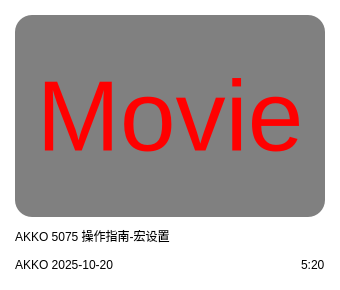
<?xml version="1.0" encoding="UTF-8"?>
<ui version="4.0">
 <class>ModuleVideoItem</class>
 <widget class="QFrame" name="ModuleVideoItem">
  <property name="geometry">
   <rect>
    <x>0</x>
    <y>0</y>
    <width>340</width>
    <height>290</height>
   </rect>
  </property>
  <property name="minimumSize">
   <size>
    <width>340</width>
    <height>290</height>
   </size>
  </property>
  <property name="maximumSize">
   <size>
    <width>340</width>
    <height>290</height>
   </size>
  </property>
  <property name="windowTitle">
   <string>Frame</string>
  </property>
  <property name="styleSheet">
   <string notr="true">background-color: rgb(255, 255, 255);border-radius:24px;</string>
  </property>
  <layout class="QVBoxLayout" name="verticalLayout" stretch="1,0,0">
   <property name="spacing">
    <number>10</number>
   </property>
   <property name="leftMargin">
    <number>15</number>
   </property>
   <property name="topMargin">
    <number>15</number>
   </property>
   <property name="rightMargin">
    <number>15</number>
   </property>
   <property name="bottomMargin">
    <number>15</number>
   </property>
   <item>
    <widget class="QLabel" name="label">
     <property name="font">
      <font>
       <pointsize>-1</pointsize>
      </font>
     </property>
     <property name="toolTip">
      <string notr="true"/>
     </property>
     <property name="styleSheet">
      <string notr="true">background:gray;border-radius:17px;color:red;font-size:100px;</string>
     </property>
     <property name="text">
      <string>Movie</string>
     </property>
     <property name="alignment">
      <set>Qt::AlignmentFlag::AlignCenter</set>
     </property>
    </widget>
   </item>
   <item>
    <widget class="QLabel" name="labelTitle1">
     <property name="text">
      <string>AKKO 5075 操作指南-宏设置</string>
     </property>
    </widget>
   </item>
   <item>
    <layout class="QHBoxLayout" name="horizontalLayout">
     <item>
      <widget class="QLabel" name="labelTitleL1">
       <property name="toolTip">
        <string notr="true"/>
       </property>
       <property name="text">
        <string>AKKO 2025-10-20</string>
       </property>
      </widget>
     </item>
     <item>
      <spacer name="horizontalSpacer">
       <property name="orientation">
        <enum>Qt::Orientation::Horizontal</enum>
       </property>
       <property name="sizeHint" stdset="0">
        <size>
         <width>40</width>
         <height>20</height>
        </size>
       </property>
      </spacer>
     </item>
     <item>
      <widget class="QLabel" name="labelTitleL2">
       <property name="toolTip">
        <string notr="true"/>
       </property>
       <property name="text">
        <string>5:20</string>
       </property>
      </widget>
     </item>
    </layout>
   </item>
  </layout>
 </widget>
 <resources/>
 <connections/>
</ui>
